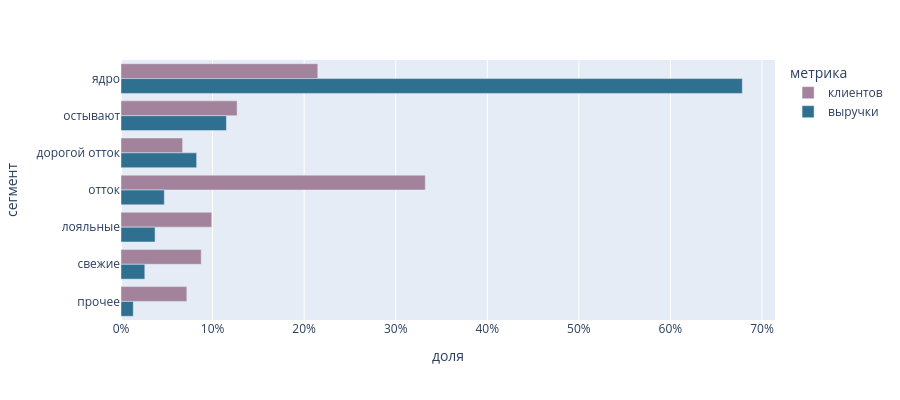

The notebook cell saved with this chart:
### Code cell
fig = px.bar(
    pd.DataFrame({
        "сегмент": list(seg.segment) * 2,
        "доля": list(seg.customers_share) + list(seg.revenue_share),
        "метрика": ["клиентов"] * len(seg) + ["выручки"] * len(seg),
    }),
    x="доля", y="сегмент", color="метрика", barmode="group",
    color_discrete_map={"клиентов": "#a3829c", "выручки": "#2f6f8f"},
)
fig.update_layout(height=400, xaxis=dict(tickformat=".0%"), yaxis=dict(autorange="reversed"))
fig.show()

### Figure 1 — Plotly figure (JSON) as saved in the notebook; plotly's stock layout.template omitted (floating-point values rounded to 4 significant figures)
{"data": [{"alignmentgroup": "True", "hovertemplate": "метрика=клиентов<br>доля=%{x}<br>сегмент=%{y}<extra></extra>", "legendgroup": "клиентов", "marker": {"color": "#a3829c", "pattern": {"shape": ""}}, "name": "клиентов", "offsetgroup": "клиентов", "orientation": "h", "showlegend": true, "textposition": "auto", "type": "bar", "x": [0.2149, 0.1268, 0.0673, 0.3323, 0.0991, 0.0876, 0.0719], "xaxis": "x", "y": ["ядро", "остывают", "дорогой отток", "отток", "лояльные", "свежие", "прочее"], "yaxis": "y"}, {"alignmentgroup": "True", "hovertemplate": "метрика=выручки<br>доля=%{x}<br>сегмент=%{y}<extra></extra>", "legendgroup": "выручки", "marker": {"color": "#2f6f8f", "pattern": {"shape": ""}}, "name": "выручки", "offsetgroup": "выручки", "orientation": "h", "showlegend": true, "textposition": "auto", "type": "bar", "x": [0.6785, 0.1151, 0.0826, 0.0473, 0.0372, 0.026, 0.0134], "xaxis": "x", "y": ["ядро", "остывают", "дорогой отток", "отток", "лояльные", "свежие", "прочее"], "yaxis": "y"}], "layout": {"barmode": "group", "height": 400, "legend": {"title": {"text": "метрика"}, "tracegroupgap": 0}, "margin": {"t": 60}, "xaxis": {"anchor": "y", "domain": [0.0, 1.0], "tickformat": ".0%", "title": {"text": "доля"}}, "yaxis": {"anchor": "x", "autorange": "reversed", "domain": [0.0, 1.0], "title": {"text": "сегмент"}}}}
